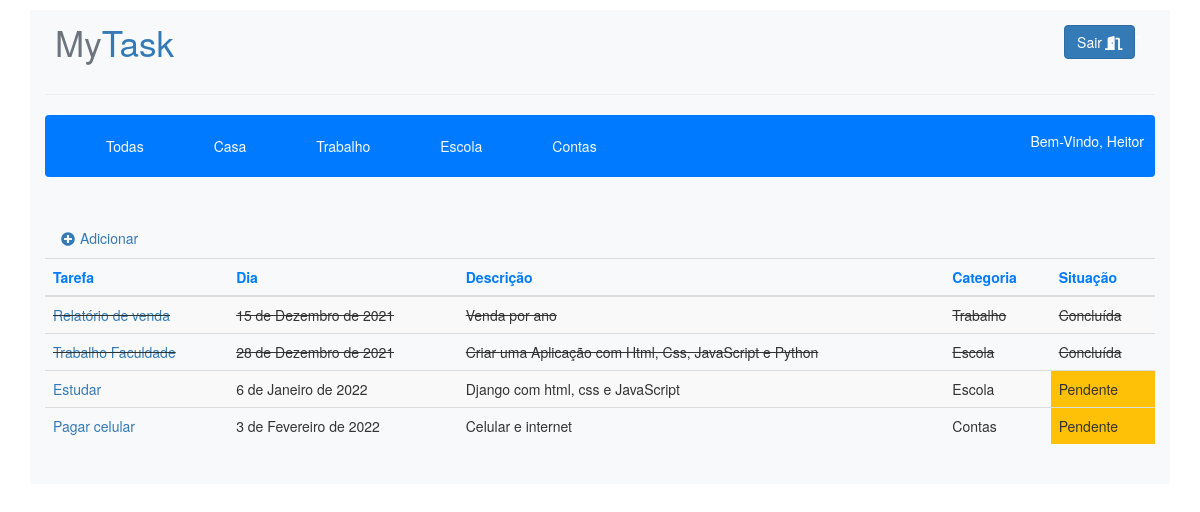
The app's page / (signed in) with its own data.
### tasks/models.py (models this page shows, shortened)
class Categoria(models.Model):
    categoria = models.CharField('Categoria', max_length=50)
    def __str__(self):
        return self.categoria

class Tarefa(models.Model, LoginRequiredMixin, CreateView):
    nome_tarefa = models.CharField('Tarefa', max_length=100)
    dia = models.DateField('Dia')
    descricao = models.TextField('Descrição', max_length=500)
    categoria = models.ForeignKey(Categoria, null=True, on_delete=models.CASCADE)
    status = models.CharField(max_length=30, choices=STATUS_CHOICES, default="Pendente")
    usuario = models.ForeignKey(User, on_delete=models.PROTECT)

### tasks/views.py (the view)
# urls.py: 2. Add a URL to urlpatterns:  path('', views.home, name='home')
@login_required
def home(request):
    tarefas = Tarefa.objects.filter(usuario=request.user)
    categorias = Categoria.objects.all()
    context = {
        'tarefas': tarefas,
        'categoria': categorias,
    }
    return render(request, 'home.html', context)

### tasks/templates/home.html (shortened to what this page needs)
{% load static %}
<!DOCTYPE html>
<html lang="pt-br">
<head>
    <link rel="stylesheet" href="{% static 'css/estilo.css' %}">
    <link rel="stylesheet" type="text/css" href="{% static 'css/bootstrap.min.css' %}">
    <link rel="stylesheet" href="https://maxcdn.bootstrapcdn.com/bootstrap/3.4.1/css/bootstrap.min.css">
</head>
<body>
    <div>
        <div class="container mt-3 bg-light">
            <nav class="menu d-flex justify-content-between align-items-center bg-light p-3 rounded">
                <a href="#" class="display-4 logo"><span class="text-secondary">My</span>Task</a>
            {% if user.is_authenticated %}
                <div class="p-2 text-white">
                    <a href="/accounts/logout" class="btn btn-primary">Sair<i class="fas fa-door-open ml-1"></i></a>"
                </div>
            </nav>
            <hr>
            <div>
                <nav class="navbar navbar-expand-md bg-primary navbar-light">
                  <div class="collapse navbar-collapse" id="collapsibleNavbar">
                    <ul class="navbar-nav">
                        <li class="nav-item">
                            <a class="text-center text-light nav-link ml-5 mr-5 display-5" href="{% url 'home' %}" > Todas  </a>
                        </li>
                              {% for catg in categoria %}
                        <li class="nav-item">
                            <a class="text-center text-light nav-link ml-5 mr-5" href="{% url 'filtro' catg.id %}">{{ catg.categoria }} </a>
                        </li>
                              {% endfor %}
                    </ul>
                  </div>
                    <div>
                    {% if user.is_authenticated %}
                        <p class="display-5 text-capitalize">Bem-vindo, {{ user.first_name }}</p>
                    {% else %}
                        <p>Welcome, new user. Please log in.</p>
                    {% endif %}
                    </div>
                </nav>
                <br>
            </div>
            <div>
                <ul class="nav nav-tabs nav-pills">
                    <li class="nav-item">
                        <a href="{% url 'nova' %}" class="nav-link "><i class="fas fa-plus-circle mr-2"></i>Adicionar</a>
                    </li>
                </ul>
            </div>
            <table class="table table-striped">
                <thead>
                    <tr class="text-primary">
                        <th>Tarefa</th>
                        <th>Dia</th>
                        <th>Descrição</th>
                        <th>Categoria</th>
                        <th>Situação</th>
                    </tr>
                </thead>
                <tbody>
                    {% for taf in tarefas %}
                            {% if taf.status == 'Concluída' %}
                                <tr style="text-decoration: line-through">
                                    <td><a href="{% url 'tarefa' taf.id %}">{{ taf.nome_tarefa}}</a></td>
                                    <td>{{ taf.dia }}</td>
                                    <td>{{ taf.descricao }}</td>
                                    <td>{{ taf.categoria }}</td>
                                    <td>{{ taf.status }}</td>
                                </tr>
                            {% else %}
                                <tr>
                                    <td><a href="{% url 'tarefa' taf.id %}">{{ taf.nome_tarefa}}</a></td>
                                    <td>{{ taf.dia }}</td>
                                    <td>{{ taf.descricao }}</td>
                                    <td>{{ taf.categoria }}</td>
                                    <td class="bg-warning">{{ taf.status }}</td>
                                </tr>
                            {% endif %}
                    {% endfor %}
                {% endif %}
                </tbody>
            </table>
            <br>
        </div>
    </div>
</body>
</html>

### records on screen
Categoria: categoria "Casa"
Categoria: categoria "Trabalho"
Categoria: categoria "Escola"
Categoria: categoria "Contas"
Tarefa: nome_tarefa "Relatório de venda", dia "15 de Dezembro de 2021", descricao "Venda por ano", categoria "Trabalho", status "Concluída"
Tarefa: nome_tarefa "Trabalho Faculdade", dia "28 de Dezembro de 2021", descricao "Criar uma Aplicação com Html, Css, JavaScript e Python", categoria "Escola", status "Concluída"
Tarefa: nome_tarefa "Estudar", dia "6 de Janeiro de 2022", descricao "Django com html, css e JavaScript", categoria "Escola", status "Pendente"
Tarefa: nome_tarefa "Pagar celular", dia "3 de Fevereiro de 2022", descricao "Celular e internet", categoria "Contas", status "Pendente"

### other values on screen
{{ user.first_name }} "Heitor"
